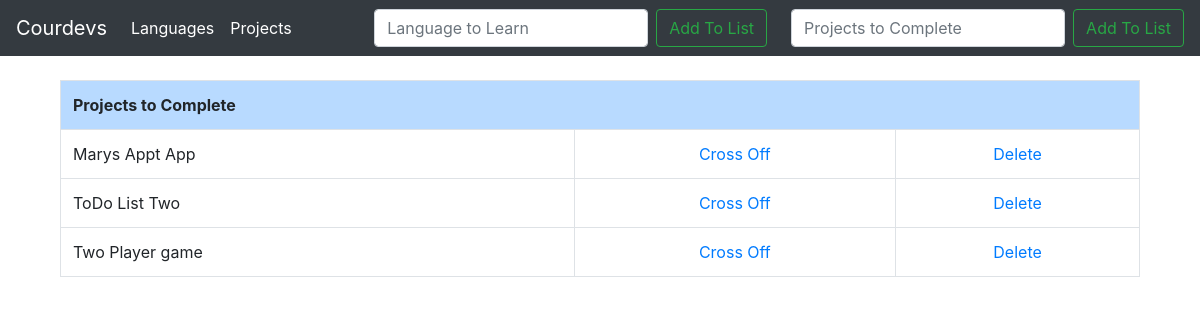
The page /projects/ on the database as committed earlier.
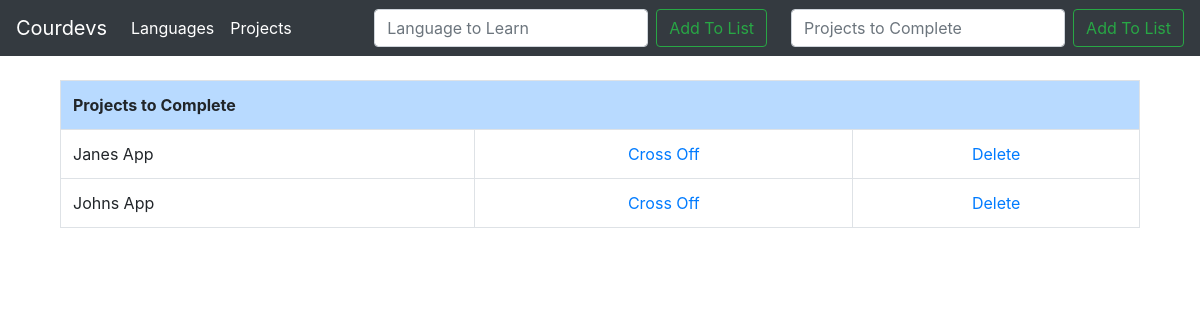
The same page on the database as committed later.
### todoTwo/models.py (models this page shows, shortened)
class Project(models.Model):
	itemproj = models.CharField(max_length=200)
	completedproj = models.BooleanField(default=False)

### todoTwo/views.py (the view)
# urls.py: path('projects/', views.projects, name='projects'),
def projects(request):
	if request.method == 'POST':
		pform = ProjectForm(request.POST or None) #create variable called form call it ListForm and populate it with the request POST or if nothing requested, do nothing
		if pform.is_valid(): #if information on form is valid
			pform.save()     #save the info
			all_proj = Project.objects.all
			messages.success(request, ('Item Has Been Added To List'))
			return render(request, 'projects.html', {'all_proj': all_proj})
	else:
		all_proj = Project.objects.all
		return render(request, 'projects.html', {'all_proj': all_proj})

### todoTwo/templates/projects.html (shortened to what this page needs)
{% extends 'base.html' %}
{% block content %}
<div class="container">
		{% if all_proj %}
			<div class="container">
      			<table class="table table-bordered">
        			<th class="table table-primary" colspan="4">Projects to Complete</th>
						{% for stuff in all_proj %}
							{% if stuff.completedproj %}
								<tr class="table-primary">
									<td class="striker">{{ stuff.itemproj }}</td>
									<td><center><a href="{% url 'uncross_project' stuff.id %}">Uncross</center></td>
									<td><center><a href="{% url 'deleteproj' stuff.id %}">Delete</a></center></td>
								</tr>
								{% else %}
								<tr>
									<td>{{ stuff.itemproj }}</td>
									<td><center><a href="{% url 'cross_off_project' stuff.id %}">Cross Off</a></center></td>
									<td><center><a href="{% url 'deleteproj' stuff.id %}">Delete</a></center></td>
								</tr>
							{% endif %}
				      	{% endfor %}
				</table>
      	{% endif %}
</div>
{% endblock %}

### todoTwo/templates/base.html (shortened to what this page needs)
{% load static %}
<!doctype html>
<html lang="en">
  <head>
    <link rel="stylesheet" href="https://stackpath.bootstrapcdn.com/bootstrap/4.5.0/css/bootstrap.min.css">
    <link rel="stylesheet" type="text/css" href="{% static 'css/my_style.css' %}">
  </head>
  <body>
  <nav class="navbar navbar-expand-lg navbar-dark bg-dark">
  <a class="navbar-brand" href="#">Courdevs</a>
  <div class="collapse navbar-collapse" id="navbarSupportedContent">
    <ul class="navbar-nav mr-auto">
      <li class="nav-item active">
        <a class="nav-link" href="{% url 'todo' %}">Languages<span class="sr-only">(current)</span></a>
      </li>
      <li class="nav-item active">
        <a class="nav-link" href="{% url 'projects' %}">Projects<span class="sr-only">(current)</span></a>
      </li>
    </ul>
    <form class="form-inline my-2 my-lg-0" method="POST">
      <input class="form-control mr-sm-2" type="search" placeholder="Language to Learn" aria-label="Search" name="item">
      <button class="btn btn-outline-success my-2 my-sm-0  mr-4" type="submit">Add To List</button>
    </form>
    <form class="form-inline my-2 my-lg-0" method="POST">
      <input class="form-control mr-sm-2" type="search" placeholder="Projects to Complete" aria-label="Search" name="itemproj">
      <button class="btn btn-outline-success my-2 my-sm-0" type="submit">Add To List</button>
    </form>
  </div>
</nav>
    <br>
	{% block content %}
	{% endblock %}
  </body>
</html>

Rows that differ between the two databases and show on the page:
removed Project: itemproj "Marys Appt App"
removed Project: itemproj "ToDo List Two"
removed Project: itemproj "Two Player game"
added Project: itemproj "Janes App"
added Project: itemproj "Johns App"
